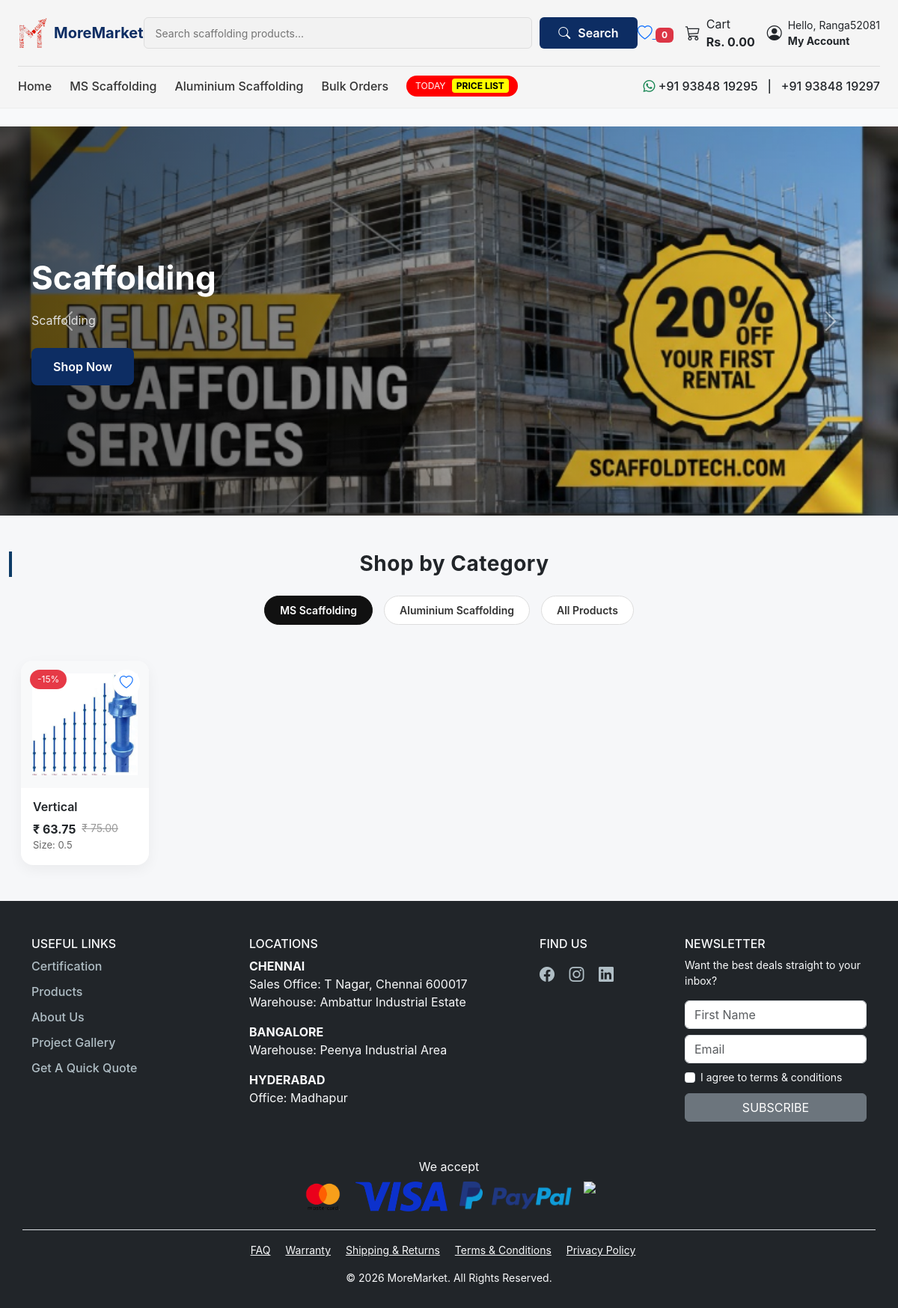
Page /?category=MS (signed in) on the committed database.
### customer/models.py (models this page shows, shortened)
class Banner(models.Model):
    title = models.CharField(max_length=200)
    subtitle = models.CharField(max_length=300, blank=True)
    image = models.ImageField(upload_to='banners/')
    is_active = models.BooleanField(default=True)
    created_at = models.DateTimeField(auto_now_add=True)

### products/models.py (models this page shows, shortened)
class Product(models.Model):
    CATEGORY_CHOICES = (
        ('MS', 'MS Scaffolding'),
        ('AL', 'Aluminium Scaffolding'),
    )
    name = models.CharField(max_length=200)
    slug = models.SlugField(unique=True, blank=True)
    description = models.TextField()
    category = models.CharField(max_length=2, choices=CATEGORY_CHOICES)
    is_featured = models.BooleanField(default=False)
    is_active = models.BooleanField(default=True)
    created_at = models.DateTimeField(auto_now_add=True)
    class Meta:
        ordering = ['-created_at']

class ProductVariant(models.Model):
    product = models.ForeignKey(
        "Product",
        on_delete=models.CASCADE,
        related_name="variants"
    )
    size = models.CharField(max_length=20)
    weight = models.DecimalField(max_digits=6, decimal_places=2)
    original_price = models.DecimalField(max_digits=10, decimal_places=2)
    discount_percent = models.PositiveIntegerField(default=0)
    color = models.CharField(max_length=30, blank=True, null=True)
    stock = models.PositiveIntegerField(default=0)
    is_default = models.BooleanField(default=False)
    class Meta:
        ordering = ['-is_default', 'size']
    @property
    def price(self):
        if self.discount_percent > 0:
            discount_amount = (
                self.original_price * self.discount_percent / 100
            )
            return round(self.original_price - discount_amount, 2)
        return self.original_price

class ProductImage(models.Model):
    product = models.ForeignKey(
        Product,
        on_delete=models.CASCADE,
        related_name="images"
    )
    image = models.ImageField(upload_to='products/gallery/')

### customer/views.py (the view)
# urls.py: path('', views.customer_home, name='customer_home'),
def customer_home(request):
    banners = Banner.objects.filter(is_active=True)
    category = request.GET.get("category")
    if category:
        products = Product.objects.filter(category=category, is_active=True)
    else:
        products = Product.objects.filter(is_active=True)
    return render(request, 'customer/customer.html', {
        'banners': banners,
        'products': products,
        'active_category': category
    })

### templates/customer/customer.html (shortened to what this page needs)
{% extends 'base.html' %}
{% load static %}
{% block content %}
<div class="container-fluid px-0 mt-4">
    <div id="heroCarousel" class="carousel slide" data-bs-ride="carousel">
    <div class="carousel-inner">
        {% for banner in banners %}
        <div class="carousel-item {% if forloop.first %}active{% endif %}">
            <div class="hero-slide"
                 style="background-image: url('{{ banner.image.url }}');">
                <div class="hero-overlay"></div>
                <div class="container hero-content">
                    <div class="row align-items-center h-100">
                        <div class="col-lg-6">
                            <h1 class="hero-title">
                                {{ banner.title }}
                            </h1>
                            <p class="hero-subtitle">
                                {{ banner.subtitle }}
                            </p>
                            <a href="#" class="btn hero-btn">
                                Shop Now
                            </a>
                        </div>
                    </div>
                </div>
            </div>
        </div>
        {% endfor %}
    </div>
    <button class="carousel-control-prev" type="button"
            data-bs-target="#heroCarousel" data-bs-slide="prev">
        <span class="carousel-control-prev-icon"></span>
    </button>
    <button class="carousel-control-next" type="button"
            data-bs-target="#heroCarousel" data-bs-slide="next">
        <span class="carousel-control-next-icon"></span>
    </button>
</div>
    {% load static %}
<div class="container-fluid py-5 homepage-section">
    <div class="text-center mb-5">
        <h2 class="section-title">Shop by Category</h2>
        <div class="category-wrapper">
            <a href="{% url 'customer_home' %}?category=MS"
               class="category-btn {% if active_category == 'MS' %}active{% endif %}">
               MS Scaffolding
            </a>
            <a href="{% url 'customer_home' %}?category=AL"
               class="category-btn {% if active_category == 'AL' %}active{% endif %}">
               Aluminium Scaffolding
            </a>
            <a href="{% url 'customer_home' %}"
               class="category-btn {% if not active_category %}active{% endif %}">
               All Products
            </a>
        </div>
    </div>
    <div class="row g-4 px-3">
        {% for product in products %}
<div class="col-6 col-md-4 col-lg-3 col-xl-2">
    <div class="pro-card">
        {% with variant=product.variants.first %}
        {% if variant.discount_percent > 0 %}
            <span class="discount-badge">
                -{{ variant.discount_percent }}%
            </span>
        {% endif %}
        <div class="wishlist-icon">
    <a href="javascript:void(0);"
       class="wishlist-toggle"
       data-id="{{ product.id }}">
        <i class="bi
           {% if product.id in wishlist_products %}
               bi-heart-fill text-danger
           {% else %}
               bi-heart
           {% endif %}
        ">
        </i>
    </a>
</div>
<div class="pro-image-wrapper">
    <a href="{% url 'products:product_detail' product.pk %}">
        <div class="image-slider">
            {% for image in product.images.all %}
                <img src="{{ image.image.url }}" class="slider-img">
            {% endfor %}
        </div>
    </a>
</div>
        <div class="pro-body">
            <h6 class="product-title">
                {{ product.name }}
            </h6>
            <div class="price-row">
                <span class="new-price">
                    ₹ {{ variant.price }}
                </span>
                {% if variant.discount_percent > 0 %}
                    <span class="old-price">
                        ₹ {{ variant.original_price }}
                    </span>
                {% endif %}
            </div>
            <div class="variant-preview">
                Size: {{ variant.size }}
            </div>
        </div>
        {% endwith %}
    </div>
</div>
        {% empty %}
        <div class="col-12 text-center py-5">
            <h5 class="text-muted">No products available.</h5>
        </div>
        {% endfor %}
    </div>
</div>
{% endblock %}

### templates/base.html (shortened to what this page needs)
{% load static %}
{% load i18n %}
<!DOCTYPE html>
<html lang="{{ LANGUAGE_CODE }}">
<head>
    <link href="https://cdn.jsdelivr.net/npm/bootstrap@5.3.3/dist/css/bootstrap.min.css" rel="stylesheet">
    <link rel="stylesheet" href="https://cdn.jsdelivr.net/npm/bootstrap-icons@1.11.3/font/bootstrap-icons.css">
    <link href="https://cdn.jsdelivr.net/npm/bootstrap-icons@1.11.3/font/bootstrap-icons.css" rel="stylesheet">
    <link rel="stylesheet" href="{% static 'css/main.css' %}">
</head>
<body class="bg-light">
<nav class="main-header sticky-top">
  <div class="container-fluid px-4">
    <div class="header-top d-flex align-items-center justify-content-between">
      <a class="brand-logo d-flex align-items-center text-decoration-none"
         href="{% url 'customer_home' %}">
        <img src="{% static 'images/more-market(logo).png' %}"
             alt="MoreMarket Logo"
             class="brand-img me-2">
        <span class="brand-text">MoreMarket</span>
      </a>
      <form class="header-search d-none d-lg-flex"
      method="GET"
      action="{% url 'customer_home' %}">
    <input type="search"
           name="search"
           placeholder="Search scaffolding products..."
           class="header-search-input">
    <button type="submit" class="header-search-btn">
        <i class="bi bi-search me-1"></i> Search
    </button>
</form>
<div class="header-right d-flex align-items-center gap-3">
<a href="{% url 'products:wishlist' %}" class="position-relative">
    <i class="bi bi-heart fs-5"></i>
    <span class="wishlist-count badge bg-danger">
        {{ request.user.wishlist_set.count|default:"0" }}
    </span>
</a>
  <a href="{% url 'cart' %}"
     class="cart-area d-flex align-items-center gap-2 position-relative text-decoration-none text-dark">
    <i class="bi bi-cart3 fs-5"></i>
    <div class="d-none d-md-block">
      <div>Cart</div>
      <strong>Rs. 0.00</strong>
    </div>
  </a>
  <div class="account-wrapper">
    <div class="account-trigger d-flex align-items-center text-dark">
        <div class="d-none d-md-flex align-items-center gap-2">
            <i class="bi bi-person-circle fs-5"></i>
            <div class="small">
                {% if user.is_authenticated %}
                    <div>Hello, {{ user.username }}</div>
                    <strong>My Account</strong>
                {% else %}
                    <div>Hello, Sign in</div>
                    <strong>Account & List</strong>
                {% endif %}
            </div>
        </div>
    </div>
</div>
</div>
    </div>
    <div class="category-bar d-none d-lg-flex align-items-center justify-content-between">
      <div class="category-links d-flex align-items-center gap-4">
        <a href="{% url 'customer_home' %}">Home</a>
        <a href="#">MS Scaffolding</a>
        <a href="#">Aluminium Scaffolding</a>
        <a href="#">Bulk Orders</a>
        <span class="today-badge">
          TODAY <strong>PRICE LIST</strong>
        </span>
      </div>
      <div class="contact-number">
        <i class="bi bi-whatsapp text-success"></i>
        +91 93848 19295 &nbsp; | &nbsp; +91 93848 19297
      </div>
    </div>
  </div>
</nav>
<main>
    {% block content %}{% endblock %}
</main>
<footer class="custom-footer bg-dark text-light pt-5">
    <div class="container">
        <div class="row g-5">
            <div class="col-lg-3 col-md-6">
                <h6 class="footer-heading">USEFUL LINKS</h6>
                <ul class="footer-links list-unstyled">
                    <li><a href="#">Certification</a></li>
                    <li><a href="#">Products</a></li>
                    <li><a href="#">About Us</a></li>
                    <li><a href="#">Project Gallery</a></li>
                    <li><a href="#">Get A Quick Quote</a></li>
                </ul>
            </div>
            <div class="col-lg-4 col-md-6">
                <h6 class="footer-heading">LOCATIONS</h6>
                <div class="footer-location">
                    <strong>CHENNAI</strong><br>
                    Sales Office: T Nagar, Chennai 600017<br>
                    Warehouse: Ambattur Industrial Estate
                </div>
                <div class="footer-location mt-3">
                    <strong>BANGALORE</strong><br>
                    Warehouse: Peenya Industrial Area
                </div>
                <div class="footer-location mt-3">
                    <strong>HYDERABAD</strong><br>
                    Office: Madhapur
                </div>
            </div>
            <div class="col-lg-2 col-md-6">
                <h6 class="footer-heading">FIND US</h6>
                <div class="footer-social mt-3">
                    <a href="#"><i class="bi bi-facebook"></i></a>
                    <a href="#"><i class="bi bi-instagram"></i></a>
                    <a href="#"><i class="bi bi-linkedin"></i></a>
                </div>
            </div>
            <div class="col-lg-3 col-md-6">
                <h6 class="footer-heading">NEWSLETTER</h6>
                <p class="small">
                    Want the best deals straight to your inbox?
                </p>
                <form>
                    <input type="text" class="form-control mb-2" placeholder="First Name">
                    <input type="email" class="form-control mb-2" placeholder="Email">
                    <div class="form-check small mb-2">
                        <input class="form-check-input" type="checkbox" id="agree">
                        <label class="form-check-label" for="agree">
                            I agree to terms & conditions
                        </label>
                    </div>
                    <button type="submit" class="btn btn-secondary w-100">
                        SUBSCRIBE
                    </button>
                </form>
            </div>
        </div>
        <div class="row mt-5 text-center">
            <div class="col">
                <p class="mb-2">We accept</p>
                <div class="payment-icons d-flex justify-content-center gap-3 flex-wrap">
                    <img src="{% static 'images/master-card.png' %}" height="40">
                    <img src="{% static 'images/visa.png' %}" height="40">
                    <img src="{% static 'images/paypal.png' %}" height="40">
                    <img src="{% static 'images/bank-transfer.png' %}" height="40">
                </div>
            </div>
        </div>
        <div class="row mt-4 pt-3 border-top text-center small">
            <div class="col">
                <a href="#" class="text-light me-3">FAQ</a>
                <a href="#" class="text-light me-3">Warranty</a>
                <a href="#" class="text-light me-3">Shipping & Returns</a>
                <a href="#" class="text-light me-3">Terms & Conditions</a>
                <a href="#" class="text-light me-3">Privacy Policy</a>
            </div>
        </div>
        <div class="text-center mt-3 small">
            © 2026 MoreMarket. All Rights Reserved.
        </div>
    </div>
</footer>
</body>
</html>

### templates/base.html (style rules this page uses)
.custom-footer { background: #263238; color: #FFFFFF; padding: 60px 0 30px; }
.footer-links { list-style: none; padding: 0; }
.footer-links li { margin-bottom: 10px; }
.footer-links a { text-decoration: none; color: #B0BEC5; transition: 0.3s ease; font-weight: 500; }
.footer-social a { color: #B0BEC5; font-size: 20px; margin-right: 15px; transition: 0.3s ease; }

### rows in the picture
Banner: image (picture), title "Scaffolding", subtitle "Scaffolding"
Product: variants.first.discount_percent "15", name "Vertical", variants.first.price "63.75", variants.first.original_price "75.00", variants.first.size "0.5"
ProductImage: image (picture)

### other values in the picture
{{ request.user.wishlist_set.count|default:"0" }} "0"
{{ user.username }} "Ranga52081"
